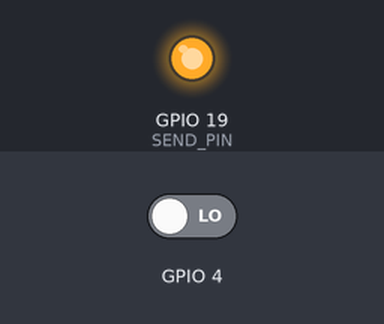
Bench run of a sketch on a simulated ESP32-C6. Shown: output pins drawn as LEDs (lit = HIGH). The test bench sets the inputs (shaded band); at power-on: GPIO 4 LOW.

Above: at 1.2 s.
1.3 s: GPIO 4 driven HIGH
At 2.0 s:
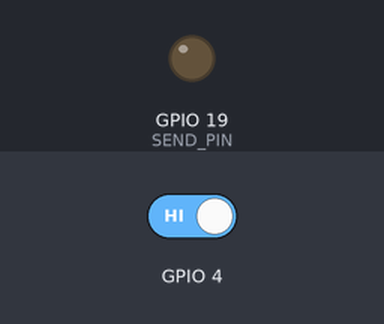
2.8 s: GPIO 4 driven LOW
At 3.1 s:
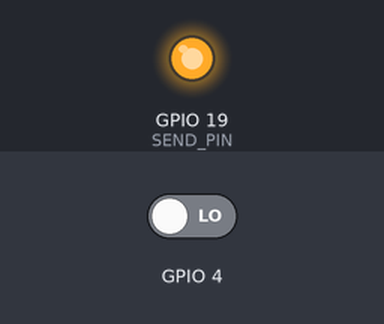
Timing chart, 0 to 5.8 s (numbered marks = the images above; inputs shaded):
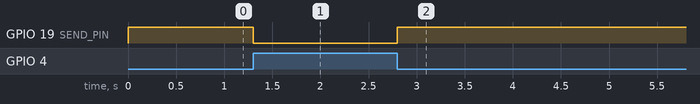

The sketch:

drift_test.ino
```cpp
#include "CapacitiveSensorESP32.h"

// ── Pin mapping (ESP32-C6) ──────────────────────────────────────────────────
// Update these to match your physical wiring.
// Avoid GPIO8/9 (boot strapping) and GPIO12/13 (USB D+/D- on USB-CDC boards).
const int SEND_PIN = 19;
const int SAMPLES  = 30;

CapacitiveSensor cs_1 = CapacitiveSensor(SEND_PIN, 23);
CapacitiveSensor cs_5 = CapacitiveSensor(SEND_PIN,  2);
CapacitiveSensor cs_7 = CapacitiveSensor(SEND_PIN,  4);
// ───────────────────────────────────────────────────────────────────────────

void setup() {
  Serial.begin(9600);
}

void loop() {
  long sensorValue7 = cs_7.capacitiveSensor(SAMPLES);
  long sensorValue1 = cs_1.capacitiveSensor(SAMPLES);
  long sensorValue5 = cs_5.capacitiveSensor(SAMPLES);

  Serial.print(sensorValue7); Serial.print(",");
  Serial.print(sensorValue1); Serial.print(",");
  Serial.println(sensorValue5);
}
```

CapacitiveSensorESP32.cpp
```cpp
// (licence header left out)
#include "Arduino.h"
#include "CapacitiveSensorESP32.h"

CapacitiveSensor::CapacitiveSensor(uint8_t sendPin, uint8_t receivePin)
{
    sPin = sendPin;
    rPin = receivePin;

    set_CS_Timeout_Millis(2000);
    set_CS_AutocaL_Millis(0xFFFFFFFF);

    if (sendPin >= NUM_DIGITAL_PINS)
        error = -1;
    if (receivePin >= NUM_DIGITAL_PINS)
        error = -1;

    pinMode(sendPin, OUTPUT);
    pinMode(receivePin, INPUT);
    digitalWrite(sendPin, LOW);

    leastTotal = 0x0FFFFFFFL;
    lastCal = millis();
}

long CapacitiveSensor::capacitiveSensor(uint8_t samples)
{
    total = 0;
    if (samples == 0)
        return 0;
    if (error < 0)
        return -1;

    for (uint8_t i = 0; i < samples; i++)
    {
        if (SenseOneCycle() < 0)
            return -2;
    }

    unsigned long diff = (total > leastTotal) ? total - leastTotal : leastTotal - total;
    if ((millis() - lastCal > CS_AutocaL_Millis) && diff < (int)(.10 * (float)leastTotal))
    {
        leastTotal = 0x0FFFFFFFL;
        lastCal = millis();
    }

    if (total < leastTotal)
        leastTotal = total;

    return (total - leastTotal);
}

long CapacitiveSensor::capacitiveSensorRaw(uint8_t samples)
{
    total = 0;
    if (samples == 0)
        return 0;
    if (error < 0)
        return -1;

    for (uint8_t i = 0; i < samples; i++)
    {
        if (SenseOneCycle() < 0)
            return -2;
    }

    return total;
}

int CapacitiveSensor::SenseOneCycle(void)
{
    noInterrupts();
    digitalWrite(sPin, LOW);
    pinMode(rPin, INPUT);
    pinMode(rPin, OUTPUT);
    digitalWrite(rPin, LOW);
    delayMicroseconds(100);
    pinMode(rPin, INPUT);
    digitalWrite(sPin, HIGH);
    interrupts();

    while (!digitalRead(rPin) && (total < CS_Timeout_Millis))
        total++;

    if (total > CS_Timeout_Millis)
        return -2;

    noInterrupts();
    digitalWrite(rPin, HIGH);
    pinMode(rPin, OUTPUT);
    digitalWrite(rPin, HIGH);
    pinMode(rPin, INPUT);
    digitalWrite(sPin, LOW);
    interrupts();

    while (digitalRead(rPin) && (total < CS_Timeout_Millis))
        total++;

    if (total >= CS_Timeout_Millis)
        return -2;
    else
        return 1;
}
```

CapacitiveSensorESP32.h
```cpp
// (licence header left out)
#ifndef CapacitiveSensorESP32_h
#define CapacitiveSensorESP32_h

class CapacitiveSensor
{
public:
    CapacitiveSensor(uint8_t sendPin, uint8_t receivePin);
    long capacitiveSensorRaw(uint8_t samples);
    long capacitiveSensor(uint8_t samples);
    void set_CS_Timeout_Millis(unsigned long timeout_millis)
    {
        CS_Timeout_Millis = (timeout_millis * (float)loopTimingFactor * (float)F_CPU) / 16000000;
    };
    void reset_CS_AutoCal() { leastTotal = 0x0FFFFFFFL; };
    void set_CS_AutocaL_Millis(unsigned long autoCal_millis) { CS_AutocaL_Millis = autoCal_millis; };

private:
    const unsigned int loopTimingFactor = 1000; // empirically set for ESP32-C6 @ 160 MHz
    int error = 1;
    unsigned long leastTotal;
    unsigned long CS_Timeout_Millis;
    unsigned long CS_AutocaL_Millis;
    unsigned long lastCal;
    unsigned long total;
    uint8_t sPin;
    uint8_t rPin;
    int SenseOneCycle(void);
};

#endif
```

Measured:
- after the input at 1.3 s, GPIO 19 (SEND_PIN): HIGH → LOW at once
- after the input at 2.8 s, GPIO 19 (SEND_PIN): LOW → HIGH at once
